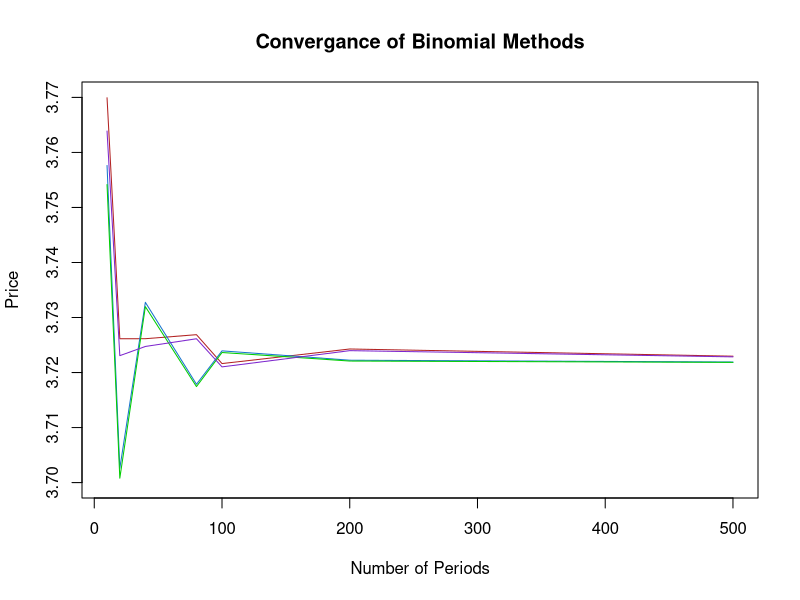
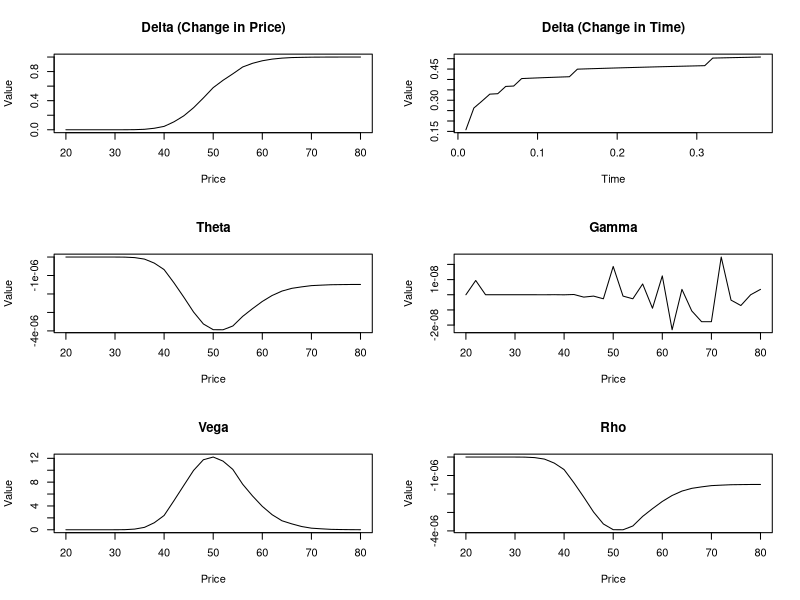
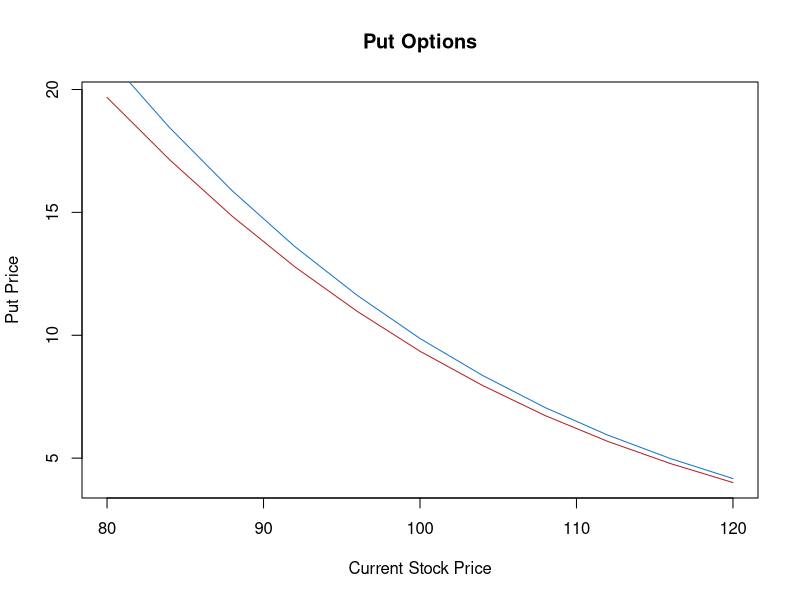
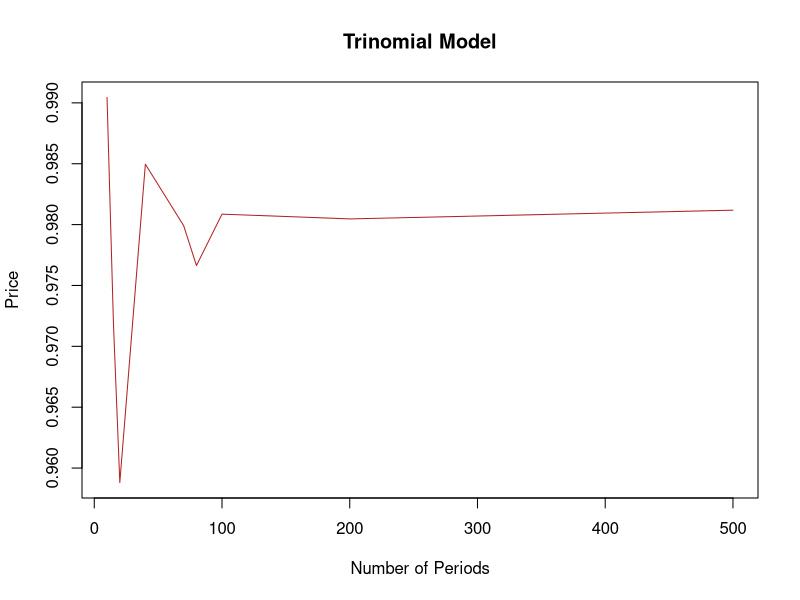

Generate these figures, in order, with R:
df <- read.csv('q1.csv', header = F)
plot(x = as.numeric(df[1,]), y = as.numeric(df[2,]), type = 'l', col = 'firebrick', ylim = c(3.70,3.77), main = 'Convergance of Binomial Methods'
     ,xlab = 'Number of Periods', ylab = 'Price')
lines(x = as.numeric(df[1,]), y = as.numeric(df[3,]), col = 'dodgerblue3')
lines(x = as.numeric(df[1,]), y = as.numeric(df[4,]), col = 'green3')
lines(x = as.numeric(df[1,]), y = as.numeric(df[5,]), col = 'purple3')

df3 <- read.csv('q3.csv', header = F)
df3 <- as.matrix(df3)
par(mfrow=c(3,2))
plot(x = df3[1,], y = df3[3,], main = 'Delta (Change in Price)', type = 'l'
     ,xlab = 'Price', ylab = 'Value')
plot(x = df3[2,], y = df3[4,], main = 'Delta (Change in Time)', type = 'l',xlab = 'Time', ylab = 'Value')
plot(x = df3[1,], y = df3[5,], main = 'Theta', type = 'l',
     xlab = 'Price', ylab = 'Value')
plot(x = df3[1,], y = df3[6,], main = 'Gamma', type = 'l',
     xlab = 'Price', ylab = 'Value')
plot(x = df3[1,], y = df3[7,], main = 'Vega', type = 'l',xlab = 'Price', ylab = 'Value')
plot(x = df3[1,], y = df3[8,], main = 'Rho', type = 'l',xlab = 'Price', ylab = 'Value')
dev.off()
df4 <- read.csv('q4.csv', header = F)
df4 <- as.matrix(df4)
plot(x = df4[1,], y = df4[2,], type = 'l', col = 'firebrick', main = 'Put Options',
     xlab = 'Current Stock Price', ylab = 'Put Price')
points(x = df4[1,], y = df4[3,], type = 'l', col = 'dodgerblue3')

df5 <- read.csv('q5.csv', header = F)
df5 <- as.matrix(df5)
plot(x = df5[1,], y = df5[2,], type = 'l', col = 'firebrick', main = 'Trinomial Model',
     xlab = 'Number of Periods', ylab = 'Price')
lines(x = df5[1,], y = df5[3,], col = 'dodgerblue3')
